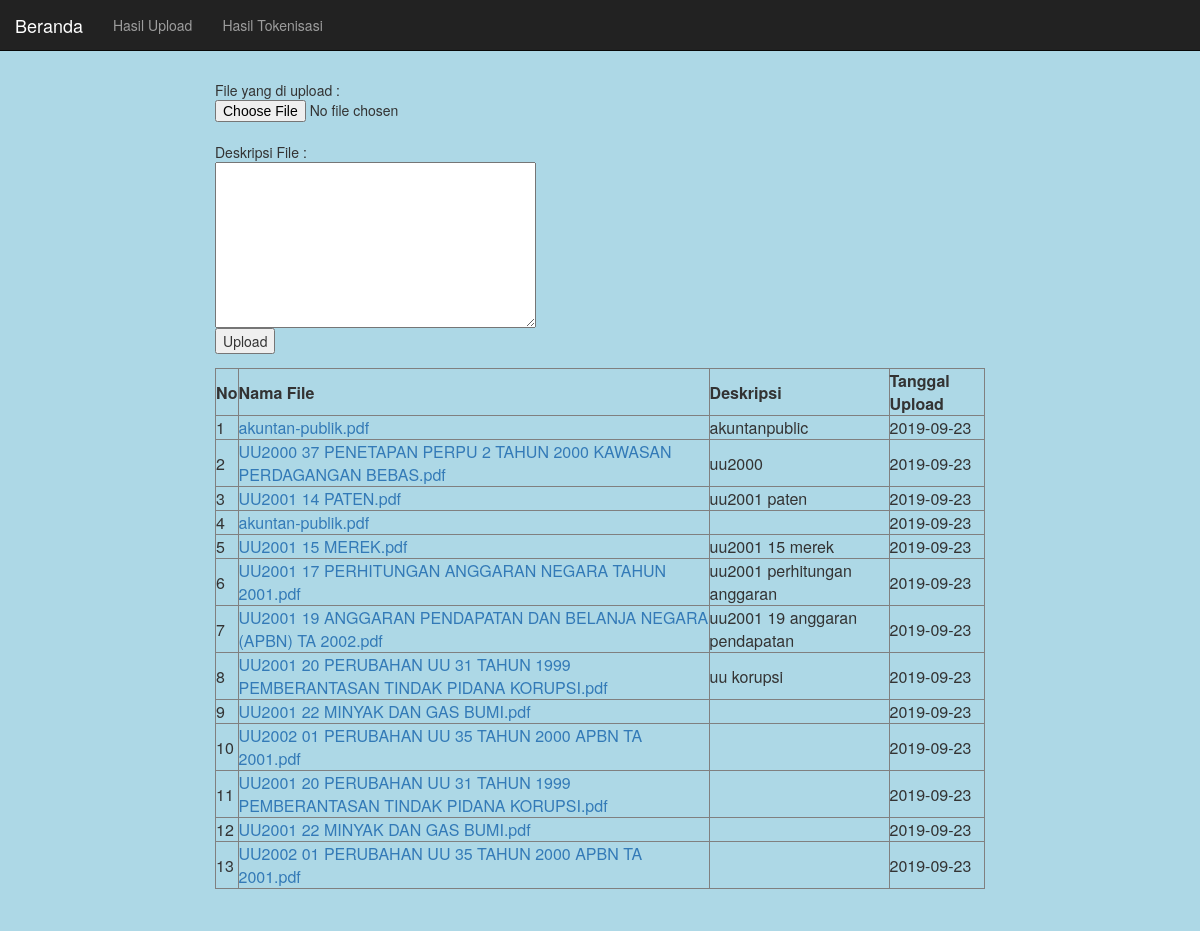
/upload.php, run on the app's committed database.
### tables this page shows
CREATE TABLE `upload` (
  `nama_file` varchar(200) NOT NULL,
  `deskripsi` varchar(255) NOT NULL,
  `tgl_upload` date NOT NULL
);

### upload.php (the view, shortened to what this page needs)
<html>
<?php include 'navbar.php';?>
<body>
<form enctype="multipart/form-data" method="POST" action="hasil_upload.php">
File yang di upload : <input type="file" name="fupload"><br>
Deskripsi File : <br>
<textarea name="deskripsi" rows="8" cols="40"></textarea><br>
<input type=submit value=Upload>
</form>
<?php
$servername = "localhost";
$username = "id10963848_stbi";
$password = "aditampan";
$dbname = "id10963848_stbi";
$connection = mysqli_connect($servername, $username, $password, $dbname);
$query = mysqli_query($connection,"SELECT * FROM upload ORDER BY tgl_upload DESC");
?>
<form action="" method="post">
    <table border="1" cellpadding="0" cellspacing="0">
        <tr>
            <th>No</th>
            <th>Nama File</th>
            <th>Deskripsi</th>
            <th>Tanggal Upload</th>
        </tr>
        <?php if(mysqli_num_rows($query)>0){ ?>
        <?php
            $no = 1;
            while($data = mysqli_fetch_array($query)){
        ?>
        <tr>
            <td><?php echo $no ?></td>
            <td><a href="files/<?php echo $data["nama_file"];?>"><?php echo $data["nama_file"];?></a></td>
            <td><?php echo $data["deskripsi"];?></td>
            <td><?php echo $data["tgl_upload"];?></td>
        </tr>
        <?php $no++; } ?>
        <?php } ?>
    </table>
</form>

### navbar.php (shortened to what this page needs)
<!DOCTYPE html>
<html lang="en">
<head>
  <link rel="stylesheet" href="https://maxcdn.bootstrapcdn.com/bootstrap/3.3.7/css/bootstrap.min.css">
</head>
<body style="height:1500px" >
<div class="parallax" >
<nav class="navbar navbar-inverse navbar-fixed-top" >
  <div class="container-fluid">
    <div class="navbar-header" positon="center">
      <a class="navbar-brand" href="index.php">Beranda</a>
    </div>
    <ul class="nav navbar-nav">
      <li><a href="upload.php">Hasil Upload</a></li>
      <li><a href="hasil_tokenisasi.php">Hasil Tokenisasi</a></li>
    </ul>
  </div>
</nav>
<div class="container-fluid text-center">
  <div class="row content">
    <div class="col-sm-8 text-left">
<br>
<br>
<br>
<br>
</body>
</html>

### navbar.php (style rules this page uses)
body { background-color: lightblue; }
.parallax { min-height: 500px; background-attachment: fixed; background-position: center; background-repeat: no-repeat; background-size: cover; }

### data on the page
upload: nama_file "akuntan-publik.pdf", deskripsi "akuntanpublic", tgl_upload "2019-09-23"
upload: nama_file "UU2000 37 PENETAPAN PERPU 2 TAHUN 2000 KAWASAN PERDAGANGAN BEBAS.pdf", deskripsi "uu2000", tgl_upload "2019-09-23"
upload: nama_file "UU2001 14 PATEN.pdf", deskripsi "uu2001 paten", tgl_upload "2019-09-23"
upload: nama_file "akuntan-publik.pdf", tgl_upload "2019-09-23"
upload: nama_file "UU2001 15 MEREK.pdf", deskripsi "uu2001 15 merek", tgl_upload "2019-09-23"
upload: nama_file "UU2001 17 PERHITUNGAN ANGGARAN NEGARA TAHUN 2001.pdf", deskripsi "uu2001 perhitungan anggaran", tgl_upload "2019-09-23"
upload: nama_file "UU2001 19 ANGGARAN PENDAPATAN DAN BELANJA NEGARA (APBN) TA 2002.pdf", deskripsi "uu2001 19 anggaran pendapatan", tgl_upload "2019-09-23"
upload: nama_file "UU2001 20 PERUBAHAN UU 31 TAHUN 1999 PEMBERANTASAN TINDAK PIDANA KORUPSI.pdf", deskripsi "uu korupsi", tgl_upload "2019-09-23"
upload: nama_file "UU2001 22 MINYAK DAN GAS BUMI.pdf", tgl_upload "2019-09-23"
upload: nama_file "UU2002 01 PERUBAHAN UU 35 TAHUN 2000 APBN TA 2001.pdf", tgl_upload "2019-09-23"
upload: nama_file "UU2001 20 PERUBAHAN UU 31 TAHUN 1999 PEMBERANTASAN TINDAK PIDANA KORUPSI.pdf", tgl_upload "2019-09-23"
upload: nama_file "UU2001 22 MINYAK DAN GAS BUMI.pdf", tgl_upload "2019-09-23"
upload: nama_file "UU2002 01 PERUBAHAN UU 35 TAHUN 2000 APBN TA 2001.pdf", tgl_upload "2019-09-23"
